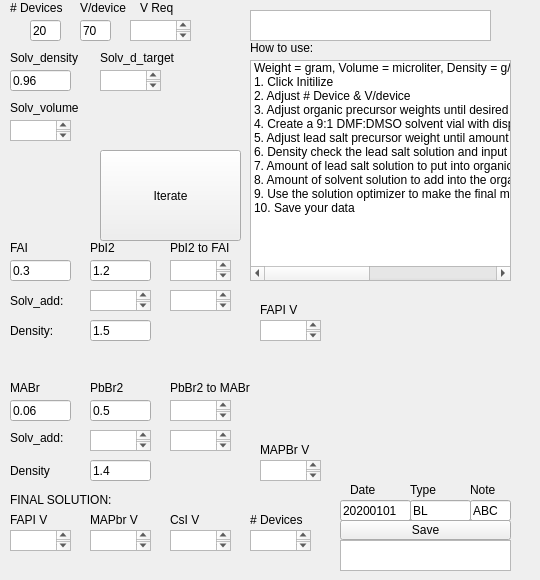
    <widget class="QWidget" name="tab">
     <attribute name="title">
      <string>Hybrid-PSK</string>
     </attribute>
     <widget class="QLabel" name="label">
      <property name="geometry">
       <rect>
        <x>10</x>
        <y>0</y>
        <width>60</width>
        <height>16</height>
       </rect>
      </property>
      <property name="text">
       <string># Devices</string>
      </property>
     </widget>
     <widget class="QLabel" name="label_2">
      <property name="geometry">
       <rect>
        <x>80</x>
        <y>0</y>
        <width>60</width>
        <height>16</height>
       </rect>
      </property>
      <property name="text">
       <string>V/device</string>
      </property>
     </widget>
     <widget class="QPushButton" name="savebutton_send">
      <property name="geometry">
       <rect>
        <x>340</x>
        <y>520</y>
        <width>171</width>
        <height>20</height>
       </rect>
      </property>
      <property name="text">
       <string>Save</string>
      </property>
     </widget>
     <widget class="QLabel" name="label_47">
      <property name="geometry">
       <rect>
        <x>140</x>
        <y>0</y>
        <width>60</width>
        <height>16</height>
       </rect>
      </property>
      <property name="text">
       <string>V Req</string>
      </property>
     </widget>
     <widget class="QTextBrowser" name="totalvolumeoutput">
      <property name="geometry">
       <rect>
        <x>130</x>
        <y>20</y>
        <width>61</width>
        <height>21</height>
       </rect>
      </property>
     </widget>
     <widget class="QLineEdit" name="solventdensity">
      <property name="geometry">
       <rect>
        <x>10</x>
        <y>70</y>
        <width>61</width>
        <height>21</height>
       </rect>
      </property>
      <property name="text">
       <string>0.96</string>
      </property>
     </widget>
     <widget class="QTextBrowser" name="solventtotalvolume">
      <property name="geometry">
       <rect>
        <x>10</x>
        <y>120</y>
        <width>61</width>
        <height>21</height>
       </rect>
      </property>
     </widget>
     <widget class="QLabel" name="label_15">
      <property name="geometry">
       <rect>
        <x>10</x>
        <y>50</y>
        <width>111</width>
        <height>16</height>
       </rect>
      </property>
      <property name="text">
       <string>Solv_density</string>
      </property>
     </widget>
     <widget class="QLineEdit" name="PbI2deinsitycheck">
      <property name="geometry">
       <rect>
        <x>90</x>
        <y>320</y>
        <width>61</width>
        <height>21</height>
       </rect>
      </property>
      <property name="text">
       <string>1.5</string>
      </property>
     </widget>
     <widget class="QTextBrowser" name="PbI2solventaddition_final">
      <property name="geometry">
       <rect>
        <x>170</x>
        <y>290</y>
        <width>61</width>
        <height>21</height>
       </rect>
      </property>
     </widget>
     <widget class="QTextBrowser" name="PbI2addition">
      <property name="geometry">
       <rect>
        <x>170</x>
        <y>260</y>
        <width>61</width>
        <height>21</height>
       </rect>
      </property>
     </widget>
     <widget class="QLineEdit" name="PbI2weight">
      <property name="geometry">
       <rect>
        <x>90</x>
        <y>260</y>
        <width>61</width>
        <height>21</height>
       </rect>
      </property>
      <property name="text">
       <string>1.2</string>
      </property>
     </widget>
     <widget class="QLabel" name="label_3">
      <property name="geometry">
       <rect>
        <x>90</x>
        <y>240</y>
        <width>60</width>
        <height>16</height>
       </rect>
      </property>
      <property name="text">
       <string>PbI2</string>
      </property>
     </widget>
     <widget class="QTextBrowser" name="FAPI_v">
      <property name="geometry">
       <rect>
        <x>260</x>
        <y>320</y>
        <width>61</width>
        <height>21</height>
       </rect>
      </property>
     </widget>
     <widget class="QLabel" name="label_4">
      <property name="geometry">
       <rect>
        <x>10</x>
        <y>240</y>
        <width>60</width>
        <height>16</height>
       </rect>
      </property>
      <property name="text">
       <string>FAI</string>
      </property>
     </widget>
     <widget class="QLabel" name="label_17">
      <property name="geometry">
       <rect>
        <x>260</x>
        <y>300</y>
        <width>51</width>
        <height>20</height>
       </rect>
      </property>
      <property name="text">
       <string>FAPI V</string>
      </property>
     </widget>
     <widget class="QLabel" name="label_16">
      <property name="geometry">
       <rect>
        <x>170</x>
        <y>240</y>
        <width>101</width>
        <height>16</height>
       </rect>
      </property>
      <property name="text">
       <string>PbI2 to FAI</string>
      </property>
     </widget>
     <widget class="QLabel" name="label_21">
      <property name="geometry">
       <rect>
        <x>10</x>
        <y>290</y>
        <width>61</width>
        <height>21</height>
       </rect>
      </property>
      <property name="text">
       <string>Solv_add:</string>
      </property>
     </widget>
     <widget class="QLineEdit" name="FAIweight">
      <property name="geometry">
       <rect>
        <x>10</x>
        <y>260</y>
        <width>61</width>
        <height>21</height>
       </rect>
      </property>
      <property name="text">
       <string>0.3</string>
      </property>
     </widget>
     <widget class="QTextBrowser" name="PbI2solventvoladdition">
      <property name="geometry">
       <rect>
        <x>90</x>
        <y>290</y>
        <width>61</width>
        <height>21</height>
       </rect>
      </property>
     </widget>
     <widget class="QLabel" name="label_39">
      <property name="geometry">
       <rect>
        <x>10</x>
        <y>380</y>
        <width>60</width>
        <height>16</height>
       </rect>
      </property>
      <property name="text">
       <string>MABr</string>
      </property>
     </widget>
     <widget class="QTextBrowser" name="PbBr2addition">
      <property name="geometry">
       <rect>
        <x>170</x>
        <y>400</y>
        <width>61</width>
        <height>21</height>
       </rect>
      </property>
     </widget>
     <widget class="QLineEdit" name="MABrweight">
      <property name="geometry">
       <rect>
        <x>10</x>
        <y>400</y>
        <width>61</width>
        <height>21</height>
       </rect>
      </property>
      <property name="text">
       <string>0.06</string>
      </property>
     </widget>
     <widget class="QLineEdit" name="PbBr2deinsitycheck">
      <property name="geometry">
       <rect>
        <x>90</x>
        <y>460</y>
        <width>61</width>
        <height>21</height>
       </rect>
      </property>
      <property name="text">
       <string>1.4</string>
      </property>
     </widget>
     <widget class="QLabel" name="label_40">
      <property name="geometry">
       <rect>
        <x>260</x>
        <y>440</y>
        <width>61</width>
        <height>20</height>
       </rect>
      </property>
      <property name="text">
       <string>MAPBr V</string>
      </property>
     </widget>
     <widget class="QLabel" name="label_41">
      <property name="geometry">
       <rect>
        <x>170</x>
        <y>380</y>
        <width>101</width>
        <height>16</height>
       </rect>
      </property>
      <property name="text">
       <string>PbBr2 to MABr</string>
      </property>
     </widget>
     <widget class="QTextBrowser" name="MAPBr_v">
      <property name="geometry">
       <rect>
        <x>260</x>
        <y>460</y>
        <width>61</width>
        <height>21</height>
       </rect>
      </property>
     </widget>
     <widget class="QTextBrowser" name="PbBr2solventaddition_final">
      <property name="geometry">
       <rect>
        <x>170</x>
        <y>430</y>
        <width>61</width>
        <height>21</height>
       </rect>
      </property>
     </widget>
     <widget class="QLabel" name="label_42">
      <property name="geometry">
       <rect>
        <x>90</x>
        <y>380</y>
        <width>60</width>
        <height>16</height>
       </rect>
      </property>
      <property name="text">
       <string>PbBr2</string>
      </property>
     </widget>
     <widget class="QTextBrowser" name="PbBr2solventvoladdition">
      <property name="geometry">
       <rect>
        <x>90</x>
        <y>430</y>
        <width>61</width>
        <height>21</height>
       </rect>
      </property>
     </widget>
     <widget class="QLineEdit" name="PbBr2weight">
      <property name="geometry">
       <rect>
        <x>90</x>
        <y>400</y>
        <width>61</width>
        <height>21</height>
       </rect>
      </property>
      <property name="text">
       <string>0.5</string>
      </property>
     </widget>
     <widget class="QLabel" name="label_43">
      <property name="geometry">
       <rect>
        <x>10</x>
        <y>430</y>
        <width>61</width>
        <height>16</height>
       </rect>
      </property>
      <property name="text">
       <string>Solv_add:</string>
      </property>
     </widget>
     <widget class="QTextBrowser" name="MAPBr_v_mix">
      <property name="geometry">
       <rect>
        <x>90</x>
        <y>530</y>
        <width>61</width>
        <height>21</height>
       </rect>
      </property>
     </widget>
     <widget class="QLabel" name="label_44">
      <property name="geometry">
       <rect>
        <x>170</x>
        <y>510</y>
        <width>51</width>
        <height>20</height>
       </rect>
      </property>
      <property name="text">
       <string>CsI V</string>
      </property>
     </widget>
     <widget class="QLabel" name="label_45">
      <property name="geometry">
       <rect>
        <x>10</x>
        <y>510</y>
        <width>51</width>
        <height>20</height>
       </rect>
      </property>
      <property name="text">
       <string>FAPI V</string>
      </property>
     </widget>
     <widget class="QLabel" name="label_46">
      <property name="geometry">
       <rect>
        <x>90</x>
        <y>510</y>
        <width>61</width>
        <height>20</height>
       </rect>
      </property>
      <property name="text">
       <string>MAPbr V</string>
      </property>
     </widget>
     <widget class="QTextBrowser" name="FAPI_v_mix">
      <property name="geometry">
       <rect>
        <x>10</x>
        <y>530</y>
        <width>61</width>
        <height>21</height>
       </rect>
      </property>
     </widget>
     <widget class="QTextBrowser" name="CsI_v_mix">
      <property name="geometry">
       <rect>
        <x>170</x>
        <y>530</y>
        <width>61</width>
        <height>21</height>
       </rect>
      </property>
     </widget>
     <widget class="QTextBrowser" name="savepath">
      <property name="geometry">
       <rect>
        <x>340</x>
        <y>540</y>
        <width>171</width>
        <height>31</height>
       </rect>
      </property>
     </widget>
     <widget class="QTextBrowser" name="datevalue">
      <property name="geometry">
       <rect>
        <x>250</x>
        <y>10</y>
        <width>241</width>
        <height>31</height>
       </rect>
      </property>
     </widget>
     <widget class="QLineEdit" name="DeviceCount">
      <property name="geometry">
       <rect>
        <x>30</x>
        <y>20</y>
        <width>31</width>
        <height>21</height>
       </rect>
      </property>
      <property name="text">
       <string>20</string>
      </property>
     </widget>
     <widget class="QLineEdit" name="Volumeperdevice">
      <property name="geometry">
       <rect>
        <x>80</x>
        <y>20</y>
        <width>31</width>
        <height>21</height>
       </rect>
      </property>
      <property name="text">
       <string>70</string>
      </property>
     </widget>
     <widget class="QPushButton" name="run_send">
      <property name="geometry">
       <rect>
        <x>100</x>
        <y>150</y>
        <width>141</width>
        <height>91</height>
       </rect>
      </property>
      <property name="text">
       <string>Iterate</string>
      </property>
     </widget>
     <widget class="QTextBrowser" name="DeviceCount_final">
      <property name="geometry">
       <rect>
        <x>250</x>
        <y>530</y>
        <width>61</width>
        <height>21</height>
       </rect>
      </property>
     </widget>
     <widget class="QLabel" name="label_49">
      <property name="geometry">
       <rect>
        <x>250</x>
        <y>510</y>
        <width>71</width>
        <height>20</height>
       </rect>
      </property>
      <property name="text">
       <string># Devices</string>
      </property>
     </widget>
     <widget class="QLabel" name="label_22">
      <property name="geometry">
       <rect>
        <x>10</x>
        <y>320</y>
        <width>51</width>
        <height>21</height>
       </rect>
      </property>
      <property name="text">
       <string>Density:</string>
      </property>
     </widget>
     <widget class="QLabel" name="label_23">
      <property name="geometry">
       <rect>
        <x>10</x>
        <y>460</y>
        <width>51</width>
        <height>21</height>
       </rect>
      </property>
      <property name="text">
       <string>Density</string>
      </property>
     </widget>
     <widget class="QListWidget" name="listWidget">
      <property name="geometry">
       <rect>
        <x>250</x>
        <y>60</y>
        <width>261</width>
        <height>221</height>
       </rect>
      </property>
      <item>
       <property name="text">
        <string>Weight = gram, Volume = microliter, Density = g/mL</string>
       </property>
      </item>
      <item>
       <property name="text">
        <string>1. Click Initilize</string>
       </property>
      </item>
      <item>
       <property name="text">
        <string>2. Adjust # Device &amp; V/device</string>
       </property>
      </item>
      <item>
       <property name="text">
        <string>3. Adjust organic precursor weights until desired # Devices</string>
       </property>
      </item>
      <item>
       <property name="text">
        <string>4. Create a 9:1 DMF:DMSO solvent vial with displayed amount of solvent + 0.5mL</string>
       </property>
      </item>
      <item>
       <property name="text">
        <string>5. Adjust lead salt precursor weight until amount in solution is greater than amount to put into FAI by 300uL</string>
       </property>
      </item>
      <item>
       <property name="text">
        <string>6. Density check the lead salt solution and input the value</string>
       </property>
      </item>
      <item>
       <property name="text">
        <string>7. Amount of lead salt solution to put into organic precusor is displayed</string>
       </property>
      </item>
      <item>
       <property name="text">
        <string>8. Amount of solvent solution to add into the organic precursor is displayed</string>
       </property>
      </item>
      <item>
       <property name="text">
        <string>9. Use the solution optimizer to make the final mixture</string>
       </property>
      </item>
      <item>
       <property name="text">
        <string>10. Save your data</string>
       </property>
      </item>
     </widget>
     <widget class="QLabel" name="label_19">
      <property name="geometry">
       <rect>
        <x>10</x>
        <y>100</y>
        <width>111</width>
        <height>16</height>
       </rect>
      </property>
      <property name="text">
       <string>Solv_volume</string>
      </property>
     </widget>
     <widget class="QLabel" name="label_20">
      <property name="geometry">
       <rect>
        <x>250</x>
        <y>40</y>
        <width>141</width>
        <height>16</height>
       </rect>
      </property>
      <property name="text">
       <string>How to use:</string>
      </property>
     </widget>
     <widget class="QLabel" name="label_50">
      <property name="geometry">
       <rect>
        <x>350</x>
        <y>480</y>
        <width>61</width>
        <height>20</height>
       </rect>
      </property>
      <property name="text">
       <string>Date</string>
      </property>
     </widget>
     <widget class="QLineEdit" name="date_input">
      <property name="geometry">
       <rect>
        <x>340</x>
        <y>500</y>
        <width>71</width>
        <height>21</height>
       </rect>
      </property>
      <property name="text">
       <string>20200101</string>
      </property>
     </widget>
     <widget class="QLineEdit" name="solutiontype_input">
      <property name="geometry">
       <rect>
        <x>410</x>
        <y>500</y>
        <width>61</width>
        <height>21</height>
       </rect>
      </property>
      <property name="text">
       <string>BL</string>
      </property>
     </widget>
     <widget class="QLineEdit" name="note_input">
      <property name="geometry">
       <rect>
        <x>470</x>
        <y>500</y>
        <width>41</width>
        <height>21</height>
       </rect>
      </property>
      <property name="text">
       <string>ABC</string>
      </property>
     </widget>
     <widget class="QLabel" name="label_51">
      <property name="geometry">
       <rect>
        <x>410</x>
        <y>480</y>
        <width>61</width>
        <height>20</height>
       </rect>
      </property>
      <property name="text">
       <string>Type</string>
      </property>
     </widget>
     <widget class="QLabel" name="label_52">
      <property name="geometry">
       <rect>
        <x>470</x>
        <y>480</y>
        <width>61</width>
        <height>20</height>
       </rect>
      </property>
      <property name="text">
       <string>Note</string>
      </property>
     </widget>
     <widget class="QLabel" name="label_48">
      <property name="geometry">
       <rect>
        <x>10</x>
        <y>490</y>
        <width>141</width>
        <height>20</height>
       </rect>
      </property>
      <property name="text">
       <string>FINAL SOLUTION:</string>
      </property>
     </widget>
     <widget class="QLabel" name="label_27">
      <property name="geometry">
       <rect>
        <x>100</x>
        <y>50</y>
        <width>111</width>
        <height>16</height>
       </rect>
      </property>
      <property name="text">
       <string>Solv_d_target</string>
      </property>
     </widget>
     <widget class="QTextBrowser" name="solvent_target_output">
      <property name="geometry">
       <rect>
        <x>100</x>
        <y>70</y>
        <width>61</width>
        <height>21</height>
       </rect>
      </property>
     </widget>
    </widget>
